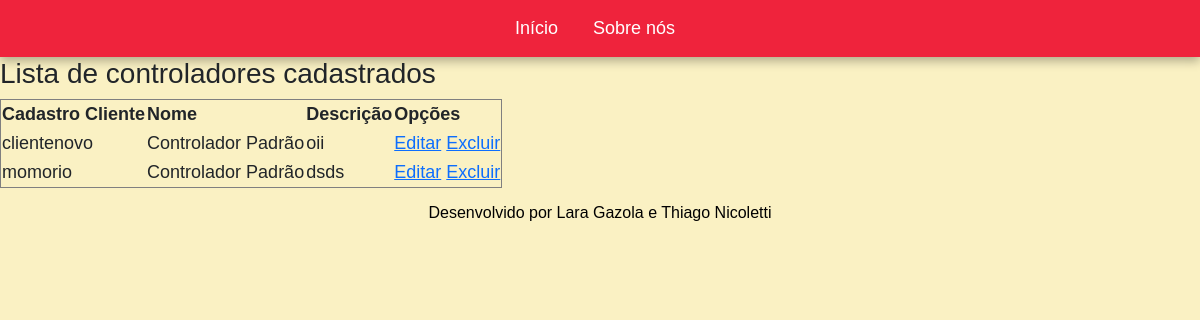
Screenshot of /controlador/ with the database file from the repository.
### paginasweb/models.py (models this page shows, shortened)
class Controlador(models.Model):
    cadastro_cliente = models.ForeignKey(Cadastro, on_delete=models.PROTECT, null=True, blank=True)
    nome = models.CharField(max_length=255, verbose_name="Nome", default="Controlador Padrão")
    descricao = models.CharField(max_length=255, verbose_name="Descrição")

class Cadastro(models.Model):
    nome = models.CharField(max_length=30, verbose_name="Nome")
    email = models.EmailField(max_length=255, verbose_name="E-mail")
    senha = models.CharField(max_length=255, verbose_name="Senha")
    cadastrado_em = models.DateTimeField(max_length=30, auto_now_add=True)
    def __str__(self):
        return f"{self.nome}"

### paginasweb/views.py (the view)
# urls.py: path('controlador/', ControladorView.as_view(), name='controlador'), # Pagina de cadastro de controlador
class ControladorView(TemplateView):
     template_name = 'paginasweb/cadastrar/form.html'

### paginasweb/templates/paginasweb/controlador.html
{% extends "paginasweb/index.html" %}
{% load static %}
{% block conteudo %}
<h3>Lista de controladores cadastrados</h3>
<table border="1">
    <tr>
        <th>Cadastro Cliente</th>
        <th>Nome</th>
        <th>Descrição</th>
        <th>Opções</th>
    </tr>
    {% for obj in object_list %}
    <tr>
        <td>{{ obj.cadastro_cliente }}</td>
        <td>{{ obj.nome }}</td>
        <td>{{ obj.descricao }}</td>
        <td>
            <a href="{% url "editar-controlador" obj.pk %}">Editar</a>
            <a href="{% url "excluir-controlador" obj.pk %}">Excluir</a>
        </td>
    </tr>
    {% empty %}
    <tr>
        <td colspan="3">Nenhum registro encontrado.</td>
    </tr>
    {% endfor %}
</table>
{% endblock %}

### static/css/estilo.css (style rules this page uses)
body { background-color: #faf1c3; font-family: Arial, sans-serif; margin: 0; padding: 0; font-size: 18px }

### rows the page displays
Controlador: cadastro_cliente "clientenovo", nome "Controlador Padrão", descricao "oii"
Controlador: cadastro_cliente "momorio", nome "Controlador Padrão", descricao "dsds"
